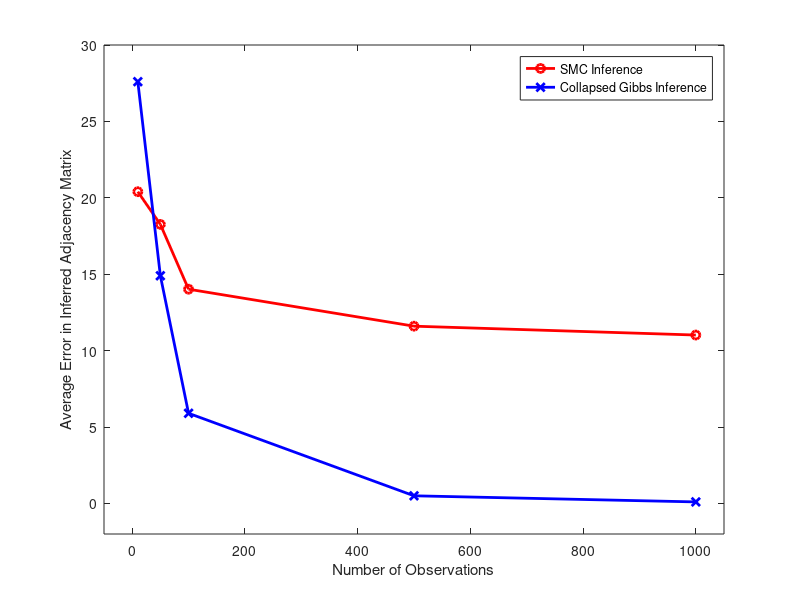

Write MATLAB code to recreate this figure.
load exp03Two_synth_pt47alpha_trials
tmp = sum(errorMat,2) / size(errorMat,2); tmp=fliplr(tmp'); tmp = tmp/10; % 10 time steps

figure,

plot(numSamples,tmp,'-or','LineWidth',2);
%xlim([-50,1050])
%ylim([0,29])
%ylabel('Average Error in Inferred Adjacency Matrix');
%xlabel('Number of Observations');

addpath('collapsed_gibbs')
load gibbs_errors_obs 
hold on

plot(numSamples,gibbsErrors,'-xb','LineWidth',2);

xlim([-50,1050])
ylim([-2,30])
ylabel('Average Error in Inferred Adjacency Matrix');
xlabel('Number of Observations');
legend('SMC Inference', 'Collapsed Gibbs Inference');
